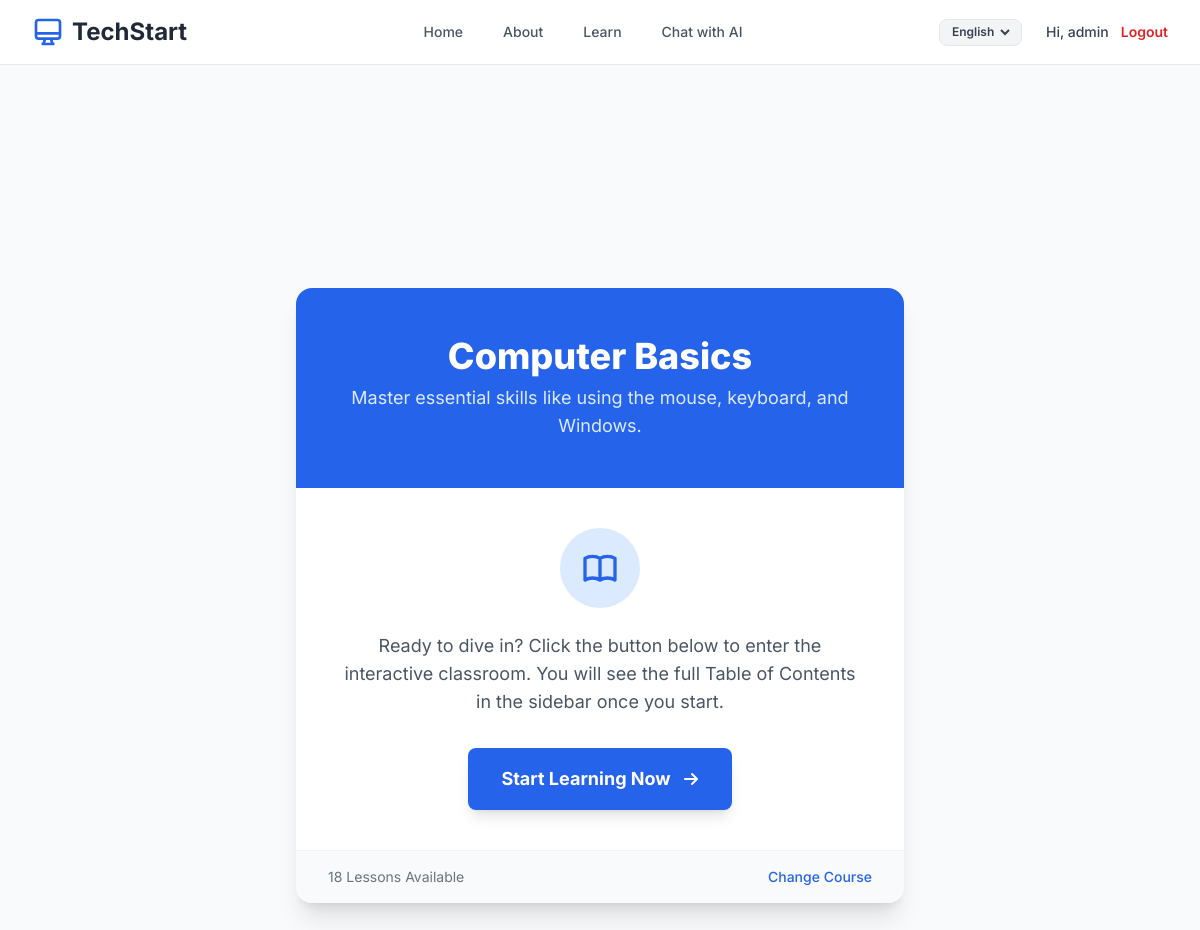
Screenshot of /learn/basics/ (signed in) with the database file from the repository.
### learning/models.py (models this page shows, shortened)
class Module(models.Model):
    path = models.ForeignKey(LearningPath, on_delete=models.CASCADE, related_name='modules')
    name = models.CharField(max_length=100)
    slug = models.SlugField(unique=True)
    description = models.TextField(blank=True)
    icon_svg = models.TextField(blank=True, help_text="SVG string for the module card")
    color_class = models.CharField(max_length=50, default="bg-blue-100 text-blue-600")

### TechStart/views.py (the view)
# urls.py: path('learn/<str:module_slug>/', topic_selection_view, name='topic_selection'),
@login_required
def topic_selection_view(request, module_slug):
    module = get_object_or_404(Module, slug=module_slug)
    first_topic = module.topics.first()
    context = {
        'title': module.name,
        'description': module.description,
        'first_topic': first_topic,
        'topics_count': module.topics.count()
    }
    return render(request, 'topic_selection.html', context)

### learning/context_processors.py (called while the page is built)
def language_content(request):
    lang = 'English'
    if request.user.is_authenticated:
        try:
            lang = request.user.profile.preferred_language
        except:
            pass
    return {'text': CONTENT.get(lang, CONTENT['English'])}

### templates/topic_selection.html (shortened to what this page needs)
{% extends 'base.html' %}
{% block content %}
<div class="min-h-screen bg-gray-50 flex items-center justify-center fade-in">
    <div class="max-w-2xl w-full px-4 sm:px-6 lg:px-8">
        <div class="bg-white rounded-2xl shadow-xl overflow-hidden">
            <div class="bg-blue-600 px-8 py-12 text-center">
                <h1 class="text-4xl font-extrabold text-white mb-2">{{ title }}</h1>
                <p class="text-blue-100 text-lg">{{ description }}</p>
            </div>
            <div class="p-10 text-center">
                <div class="mb-8">
                    <div class="inline-flex items-center justify-center h-20 w-20 rounded-full bg-blue-100 mb-6">
                    </div>
                    <p class="text-gray-600 text-lg">
                        Ready to dive in? Click the button below to enter the interactive classroom. You will see the full Table of Contents in the sidebar once you start.
                    </p>
                </div>
                {% if first_topic %}
                    <a href="{% url 'chat_topic' first_topic.id %}" class="inline-flex items-center justify-center px-8 py-4 border border-transparent text-lg font-bold rounded-lg text-white bg-blue-600 hover:bg-blue-700 transition-transform transform hover:-translate-y-1 shadow-lg">
                        Start Learning Now
                        <svg class="ml-2 -mr-1 w-6 h-6" fill="none" stroke="currentColor" viewBox="0 0 24 24"><path stroke-linecap="round" stroke-linejoin="round" stroke-width="2" d="M13 7l5 5m0 0l-5 5m5-5H6"></path></svg>
                    </a>
                {% else %}
                    <p class="text-red-500 italic">No topics found for this module yet.</p>
                {% endif %}
            </div>
            <div class="bg-gray-50 px-8 py-4 border-t border-gray-100 flex justify-between items-center">
                <span class="text-sm text-gray-500">{{ topics_count }} Lessons Available</span>
                <a href="{% url 'path_selection' %}" class="text-sm font-medium text-blue-600 hover:text-blue-500">Change Course</a>
            </div>
        </div>
    </div>
</div>
{% endblock %}

### templates/base.html (shortened to what this page needs)
<!DOCTYPE html>
<html lang="en">
<head>
    <script src="https://cdn.tailwindcss.com"></script>
</head>
<body class="bg-white">
    <nav class="bg-white/80 backdrop-blur-md sticky top-0 left-0 right-0 z-50 border-b border-gray-200">
        <div class="max-w-7xl mx-auto px-4 sm:px-6 lg:px-8">
            <div class="flex items-center justify-between h-16">
                <div class="flex items-center">
                    <a href="{% url 'home' %}" class="flex-shrink-0 flex items-center gap-2">
                        <svg class="w-8 h-8 text-blue-600" fill="none" stroke="currentColor" viewBox="0 0 24 24" xmlns="http://www.w3.org/2000/svg"><path stroke-linecap="round" stroke-linejoin="round" stroke-width="2" d="M9.75 17L9 20l-1 1h8l-1-1-.75-3M3 13h18M5 17h14a2 2 0 002-2V5a2 2 0 00-2-2H5a2 2 0 00-2 2v10a2 2 0 002 2z"></path></svg>
                        <span class="text-2xl font-bold text-gray-800">TechStart</span>
                    </a>
                </div>
                <div class="hidden md:block">
                    <div class="ml-10 flex items-baseline space-x-4">
                        <a href="{% url 'home' %}" class="text-gray-600 hover:text-blue-600 px-3 py-2 rounded-md text-sm font-medium">Home</a>
                        <a href="{% url 'about' %}" class="text-gray-600 hover:text-blue-600 px-3 py-2 rounded-md text-sm font-medium transition-colors">About</a>
                        <a href="{% url 'path_selection' %}"
                           class="text-gray-600 hover:text-blue-600 px-3 py-2 rounded-md text-sm font-medium"
                           {% if not user.is_authenticated %}onclick="event.preventDefault(); toggleLoginModal();"{% endif %}>
                           Learn
                        </a>
                        <a href="{% url 'chat' %}"
                           class="text-gray-600 hover:text-blue-600 px-3 py-2 rounded-md text-sm font-medium"
                           {% if not user.is_authenticated %}onclick="event.preventDefault(); toggleLoginModal();"{% endif %}>
                           Chat with AI
                        </a>
                    </div>
                </div>
                <div class="flex items-center gap-4">
                    {% if user.is_authenticated %}
                        <div class="flex items-center gap-6">
                            <form action="{% url 'set_language' %}" method="post" class="flex items-center bg-gray-100 rounded-lg px-2 py-1 border border-gray-200">
                                <select name="language" onchange="this.form.submit()" class="bg-transparent text-xs font-semibold text-gray-700 focus:outline-none cursor-pointer">
                                    <option value="English" {% if user.profile.preferred_language == 'English' %}selected{% endif %}>English</option>
                                </select>
                            </form>
                            <div class="flex items-center gap-3">
                                <span class="text-sm font-medium text-gray-700">Hi, {{ user.first_name|default:user.username }}</span>
                                <a href="{% url 'account_logout' %}" class="text-sm font-semibold text-red-600 hover:text-red-700">Logout</a>
                            </div>
                        </div>
                    {% else %}
                        {% load socialaccount %}
                    {% endif %}
                </div>
            </div>
        </div>
    </nav>
    <main>
        {% block content %}{% endblock %}
    </main>
                        {% load socialaccount %}
</body>
</html>

### templates/base.html (style rules this page uses)
body { font-family: 'Inter', sans-serif; }
.fade-in { animation: fadeIn 0.5s ease-in-out; }

### rows the page displays
Module: name "Computer Basics", description "Master essential skills like using the mouse, keyboard, and Windows."

### other values shown
{{ user.first_name|default:user.username }} "admin"
{{ topics_count }} "18"
